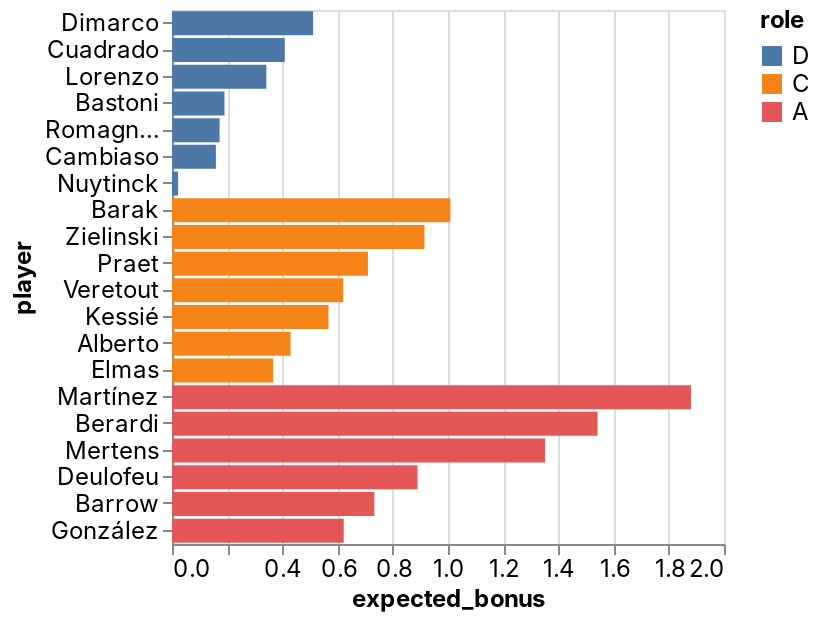

Notebook source saved alongside this figure:
### Code cell
_deepnote_run_altair(team, """{"$schema":"https://vega.github.io/schema/vega-lite/v4.json","mark":{"type":"bar","tooltip":{"content":"data"}},"height":220,"autosize":{"type":"fit"},"data":{"name":"placeholder"},"encoding":{"x":{"field":"expected_bonus","type":"quantitative","sort":null,"scale":{"type":"linear","zero":false}},"y":{"field":"player","type":"nominal","sort":null,"scale":{"type":"linear","zero":true}},"color":{"field":"role","type":"nominal","sort":null,"scale":{"type":"linear","zero":false}}}}""")

### Figure 1 — Vega-Lite specification as saved in the notebook (floating-point values rounded to 4 significant figures)
{"config": {"view": {"continuousWidth": 400, "continuousHeight": 300}, "area": {"fill": "#51C0E9"}, "axis": {"labelFont": "Inter, sans-serif", "labelFontSize": 12, "labelFontWeight": "normal", "labelLimit": 60, "labelOverlap": "greedy", "titleFont": "Inter, sans-serif", "titleFontSize": 12, "titleFontWeight": "bold"}, "background": "#ffffff", "legend": {"labelFont": "Inter, sans-serif", "labelFontSize": 12, "titleFont": "Inter, sans-serif", "titleFontSize": 12, "titleFontWeight": "bold"}, "line": {"stroke": "#51C0E9", "strokeWidth": 2}, "rect": {"fill": "#51C0E9"}, "title": {"anchor": "start", "color": "#000000", "font": "Inter, sans-serif", "fontSize": 22, "fontWeight": "normal"}}, "data": {"name": "data-ab16275005efad27184e23b8ab2372cb"}, "mark": {"type": "bar", "tooltip": {"content": "data"}}, "autosize": {"type": "fit"}, "encoding": {"color": {"type": "nominal", "field": "role", "scale": {"type": "linear", "zero": false}, "sort": null}, "x": {"type": "quantitative", "field": "expected_bonus", "scale": {"type": "linear", "zero": false}, "sort": null}, "y": {"type": "nominal", "field": "player", "scale": {"type": "linear", "zero": true}, "sort": null}}, "height": 300, "width": "container", "$schema": "https://vega.github.io/schema/vega-lite/v4.json", "datasets": {"data-ab16275005efad27184e23b8ab2372cb": [{"fanta_team": "Beverly INPS", "role": "D", "player": "Dimarco", "team": "Inter", "opponent": "Fiorentina", "date": "2022-03-19T00:00:00", "expected_bonus": 0.5111}, {"fanta_team": "Beverly INPS", "role": "D", "player": "Cuadrado", "team": "Juventus", "opponent": "Salernitana", "date": "2022-03-20T00:00:00", "expected_bonus": 0.4085}, {"fanta_team": "Beverly INPS", "role": "D", "player": "Lorenzo", "team": "Napoli", "opponent": "Udinese", "date": "2022-03-19T00:00:00", "expected_bonus": 0.342}, {"fanta_team": "Beverly INPS", "role": "D", "player": "Bastoni", "team": "Inter", "opponent": "Fiorentina", "date": "2022-03-19T00:00:00", "expected_bonus": 0.1902}, {"fanta_team": "Beverly INPS", "role": "D", "player": "Romagnoli", "team": "AC Milan", "opponent": "Cagliari", "date": "2022-03-19T00:00:00", "expected_bonus": 0.1724}, {"fanta_team": "Beverly INPS", "role": "D", "player": "Cambiaso", "team": "Genoa", "opponent": "Torino", "date": "2022-03-18T00:00:00", "expected_bonus": 0.1589}, {"fanta_team": "Beverly INPS", "role": "D", "player": "Nuytinck", "team": "Udinese", "opponent": "Napoli", "date": "2022-03-19T00:00:00", "expected_bonus": 0.02228}, {"fanta_team": "Beverly INPS", "role": "C", "player": "Barak", "team": "Verona", "opponent": "Empoli", "date": "2022-03-20T00:00:00", "expected_bonus": 1.009}, {"fanta_team": "Beverly INPS", "role": "C", "player": "Zielinski", "team": "Napoli", "opponent": "Udinese", "date": "2022-03-19T00:00:00", "expected_bonus": 0.9148}, {"fanta_team": "Beverly INPS", "role": "C", "player": "Praet", "team": "Torino", "opponent": "Genoa", "date": "2022-03-18T00:00:00", "expected_bonus": 0.7098}, {"fanta_team": "Beverly INPS", "role": "C", "player": "Veretout", "team": "Roma", "opponent": "Lazio", "date": "2022-03-20T00:00:00", "expected_bonus": 0.6203}, {"fanta_team": "Beverly INPS", "role": "C", "player": "Kessié", "team": "AC Milan", "opponent": "Cagliari", "date": "2022-03-19T00:00:00", "expected_bonus": 0.5671}, {"fanta_team": "Beverly INPS", "role": "C", "player": "Alberto", "team": "Lazio", "opponent": "Roma", "date": "2022-03-20T00:00:00", "expected_bonus": 0.4294}, {"fanta_team": "Beverly INPS", "role": "C", "player": "Elmas", "team": "Napoli", "opponent": "Udinese", "date": "2022-03-19T00:00:00", "expected_bonus": 0.3665}, {"fanta_team": "Beverly INPS", "role": "A", "player": "Martínez", "team": "Inter", "opponent": "Fiorentina", "date": "2022-03-19T00:00:00", "expected_bonus": 1.88}, {"fanta_team": "Beverly INPS", "role": "A", "player": "Berardi", "team": "Sassuolo", "opponent": "Spezia", "date": "2022-03-18T00:00:00", "expected_bonus": 1.542}, {"fanta_team": "Beverly INPS", "role": "A", "player": "Mertens", "team": "Napoli", "opponent": "Udinese", "date": "2022-03-19T00:00:00", "expected_bonus": 1.352}, {"fanta_team": "Beverly INPS", "role": "A", "player": "Deulofeu", "team": "Udinese", "opponent": "Napoli", "date": "2022-03-19T00:00:00", "expected_bonus": 0.8894}, {"fanta_team": "Beverly INPS", "role": "A", "player": "Barrow", "team": "Bologna", "opponent": "Atalanta", "date": "2022-03-20T00:00:00", "expected_bonus": 0.7333}, {"fanta_team": "Beverly INPS", "role": "A", "player": "González", "team": "Fiorentina", "opponent": "Inter", "date": "2022-03-19T00:00:00", "expected_bonus": 0.6221}]}}
